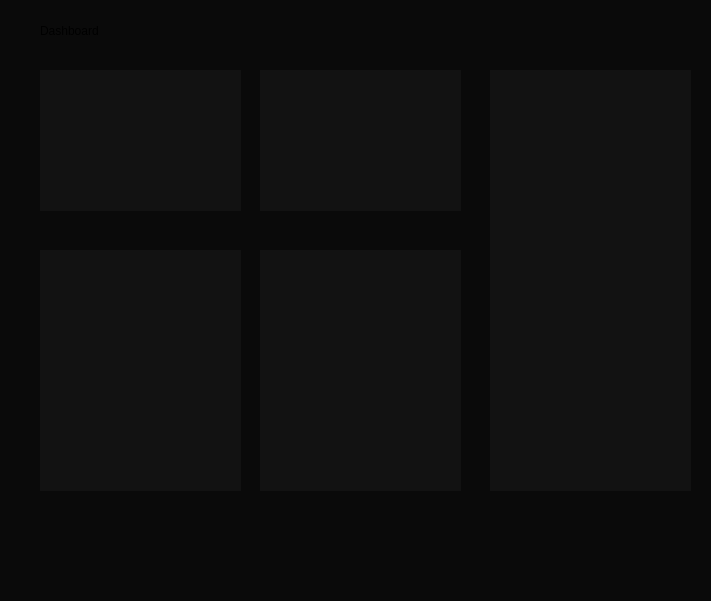
     <widget class="QWidget" name="widget_3" native="true">
      <property name="geometry">
       <rect>
        <x>270</x>
        <y>150</y>
        <width>711</width>
        <height>601</height>
       </rect>
      </property>
      <property name="styleSheet">
       <string notr="true">background:#0a0a0a;</string>
      </property>
      <widget class="QLabel" name="label_12">
       <property name="geometry">
        <rect>
         <x>40</x>
         <y>0</y>
         <width>111</width>
         <height>61</height>
        </rect>
       </property>
       <property name="styleSheet">
        <string notr="true">font: 16pt &quot;Sans Serif Collection&quot;;
border:none;</string>
       </property>
       <property name="text">
        <string>Dashboard</string>
       </property>
      </widget>
      <widget class="QWidget" name="widget_5" native="true">
       <property name="geometry">
        <rect>
         <x>40</x>
         <y>70</y>
         <width>201</width>
         <height>141</height>
        </rect>
       </property>
       <property name="styleSheet">
        <string notr="true">background : #121212;</string>
       </property>
       <widget class="QWidget" name="widget_6" native="true">
        <property name="geometry">
         <rect>
          <x>0</x>
          <y>0</y>
          <width>191</width>
          <height>141</height>
         </rect>
        </property>
        <property name="styleSheet">
         <string notr="true">background : #121212;</string>
        </property>
       </widget>
      </widget>
      <widget class="QWidget" name="widget_7" native="true">
       <property name="geometry">
        <rect>
         <x>260</x>
         <y>70</y>
         <width>201</width>
         <height>141</height>
        </rect>
       </property>
       <property name="styleSheet">
        <string notr="true">background : #121212;</string>
       </property>
      </widget>
      <widget class="QWidget" name="widget_8" native="true">
       <property name="geometry">
        <rect>
         <x>490</x>
         <y>70</y>
         <width>201</width>
         <height>421</height>
        </rect>
       </property>
       <property name="styleSheet">
        <string notr="true">background : #121212;</string>
       </property>
      </widget>
      <widget class="QWidget" name="widget_9" native="true">
       <property name="geometry">
        <rect>
         <x>260</x>
         <y>250</y>
         <width>201</width>
         <height>241</height>
        </rect>
       </property>
       <property name="styleSheet">
        <string notr="true">background : #121212;</string>
       </property>
      </widget>
      <widget class="QWidget" name="widget_10" native="true">
       <property name="geometry">
        <rect>
         <x>40</x>
         <y>250</y>
         <width>201</width>
         <height>241</height>
        </rect>
       </property>
       <property name="styleSheet">
        <string notr="true">background : #121212;</string>
       </property>
      </widget>
     </widget>
